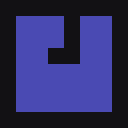

This is a level from a 2D game, rendered from its Tiled map with the project's own tilesets. A one-line summary and the map file follow, with tile-layer data summarised:
An orthogonal 8x8 tile map with 16x16 px tiles, 1 tile layer (PrettyBackground) and 5 objects.

<map version="1.0" orientation="orthogonal" renderorder="right-down" width="8" height="8" tilewidth="16" tileheight="16" nextobjectid="55">
 <tileset firstgid="1" name="projectMetaTileset" tilewidth="16" tileheight="16">
  <image source="projectMetaTileset.png" width="32" height="32" />
 </tileset>
 <layer name="PrettyBackground" width="8" height="8">
  <data>[64 cells, 64 non-empty, 2 distinct tile ids]</data>
 </layer>
 <objectgroup name="physics">
  <object id="47" x="16" y="15.5">
   <polyline points="0,0 47.5,0.5 48,32.5 32,32.5 32,48 64,48 64,0.5 96,1 96,96 0.5,96.5 0,0" />
  </object>
  <object id="49" x="81" y="85.5" width="8" height="8">
   <properties>
    <property name="Body" value="dynamic" />
   </properties>
  </object>
  <object id="50" x="94" y="74" width="8" height="8">
   <properties>
    <property name="Body" value="dynamic" />
   </properties>
  </object>
  <object id="51" x="95" y="94.5" width="8" height="8">
   <properties>
    <property name="Body" value="dynamic" />
   </properties>
  </object>
  <object id="52" x="27.5" y="25" width="23.5" height="13">
   <properties>
    <property name="Body" value="dynamic" />
   </properties>
  </object>
 </objectgroup>
</map>